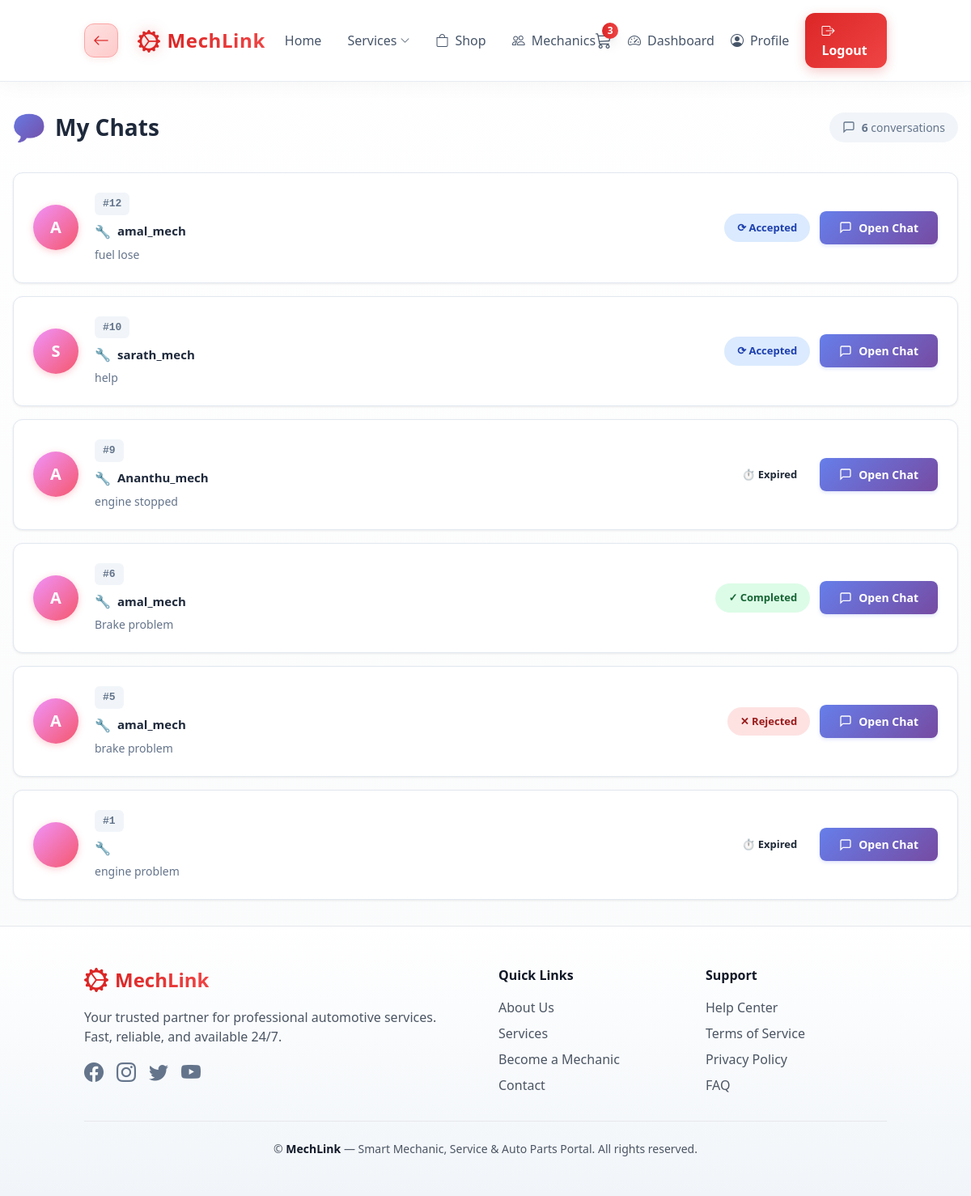
/services/chats/ (signed in), run on the app's committed database.
### services/models.py (models this page shows, shortened)
class ServiceRequest(models.Model):
    STATUS_CHOICES = [
        ('pending', 'Pending'),
        ('accepted', 'Accepted'),
        ('in_progress', 'In Progress'),
        ('completed', 'Completed'),
        ('rejected', 'Rejected'),
        ('expired', 'Expired'),
    ]
    MECHANIC_TYPE_CHOICES = [
        ('two_wheeler', 'Two-Wheeler Mechanic'),
        ('automotive', 'Automotive Mechanic'),
        ('heavy_vehicle', 'Heavy Vehicle Mechanic'),
    ]
    user = models.ForeignKey(
        CustomUser,
        on_delete=models.CASCADE,
        related_name='service_requests'
    )
    mechanic = models.ForeignKey(
        CustomUser,
        on_delete=models.SET_NULL,
        null=True,
        blank=True,
        related_name='assigned_requests'
    )
    issue_description = models.TextField()
    location = models.CharField(max_length=255)
    mechanic_type = models.CharField(max_length=50, choices=MECHANIC_TYPE_CHOICES,default='automotive')
    latitude = models.FloatField(null=True, blank=True)
    longitude = models.FloatField(null=True, blank=True)
    status = models.CharField(max_length=20, choices=STATUS_CHOICES, default='pending')
    created_at = models.DateTimeField(auto_now_add=True)
    rating = models.IntegerField(null=True, blank=True)
    feedback = models.TextField(blank=True, null=True)
    class Meta:
        ordering = ['-created_at']

### users/models.py (models this page shows, shortened)
class CustomUser(AbstractUser):
    ROLE_CHOICES = [
        ('admin', 'Admin'),
        ('mechanic', 'Mechanic'),
        ('customer', 'Customer'),
    ]
    role = models.CharField(max_length=20, choices=ROLE_CHOICES, default='customer')
    phone = models.CharField(max_length=15, blank=True, null=True)
    address = models.TextField(blank=True, null=True)
    location = models.CharField(max_length=255, blank=True, null=True)  # ✅ Added
    pincode = models.CharField(max_length=10, blank=True, null=True)     # ✅ Added
    latitude = models.FloatField(blank=True, null=True)
    longitude = models.FloatField(blank=True, null=True)
    def is_customer(self):
        return self.role == 'customer'

### services/views.py (the view)
# urls.py: path("chats/", views.chat_list, name="chat_list"),
@login_required
def chat_list(request):
    if request.user.role == "mechanic":
        service_requests = ServiceRequest.objects.filter(mechanic=request.user)
    else:
        service_requests = ServiceRequest.objects.filter(user=request.user)
    return render(request, "services/chat_list.html", {"service_requests": service_requests})

### templates/services/chat_list.html (shortened to what this page needs)
{% extends 'base.html' %}
{% block content %}
<div class="chats-container">
    <div class="chats-header">
        <div class="chats-title">
            <span class="chats-title-icon">💬</span>
            <div>
                <h3>My Chats</h3>
            </div>
        </div>
        {% if service_requests %}
        <div class="chats-stats">
            <svg width="16" height="16" viewBox="0 0 24 24" fill="none" stroke="currentColor" stroke-width="2">
                <path d="M21 15a2 2 0 0 1-2 2H7l-4 4V5a2 2 0 0 1 2-2h14a2 2 0 0 1 2 2z"></path>
            </svg>
            <span><strong>{{ service_requests|length }}</strong> conversation{{ service_requests|length|pluralize }}</span>
        </div>
        {% endif %}
    </div>
    {% if service_requests %}
        <div class="chats-list">
            {% for req in service_requests %}
                <div class="chat-card">
                    <div class="chat-avatar">
                        {{ req.mechanic.username|first|upper }}
                    </div>
                    <div class="chat-info">
                        <div class="chat-header-row">
                            <span class="chat-id">#{{ req.id }}</span>
                        </div>
                        <div class="chat-mechanic">
                            <span class="mechanic-icon">🔧</span>
                            <span>{{ req.mechanic.username }}</span>
                        </div>
                        <p class="chat-issue">{{ req.issue_description }}</p>
                    </div>
                    <div class="chat-actions">
                        <span class="status-badge status-{{ req.status }}">
                            {% if req.status == 'completed' %}
                                ✓ {{ req.status|title }}
                            {% elif req.status == 'rejected' %}
                                ✕ {{ req.status|title }}
                            {% elif req.status == 'accepted' %}
                                ⟳ {{ req.status|title }}
                            {% else %}
                                ⏱ {{ req.status|title }}
                            {% endif %}
                        </span>
                        <a href="{% url 'chat_view' req.id %}" class="chat-button">
                            <svg width="16" height="16" viewBox="0 0 24 24" fill="none" stroke="currentColor" stroke-width="2">
                                <path d="M21 15a2 2 0 0 1-2 2H7l-4 4V5a2 2 0 0 1 2-2h14a2 2 0 0 1 2 2z"></path>
                            </svg>
                            Open Chat
                        </a>
                    </div>
                </div>
            {% endfor %}
        </div>
    {% else %}
        <div class="empty-state">
            <div class="empty-state-icon">💭</div>
            <h4>No Active Chats</h4>
            <p>You don't have any conversations yet. Request a service to start chatting with mechanics.</p>
        </div>
    {% endif %}
</div>
{% endblock %}

### templates/base.html (style rules this page uses)
body { background: linear-gradient(180deg, #ffffff 0%, #f8fafc 100%); }
body, html { padding: 0 !important; margin: 0 !important; }

### templates/services/chat_list.html (style rules this page uses)
.chats-container { max-width: 1200px; margin: 2rem auto; padding: 0 1rem; }
.chats-header { margin-bottom: 2rem; display: flex; align-items: center; justify-content: space-between; flex-wrap: wrap; gap: 1rem; }
.chats-title { display: flex; align-items: center; gap: 0.75rem; margin: 0; }
.chats-title-icon { font-size: 2rem; background: linear-gradient(135deg, #667eea 0%, #764ba2 100%); -webkit-background-clip: text; -webkit-text-fill-color: transparent; background-clip: text; }
.chats-title h3 { margin: 0; font-size: 1.75rem; font-weight: 700; color: #1e293b; }
.chats-stats { display: flex; gap: 0.5rem; align-items: center; font-size: 0.875rem; color: #64748b; padding: 0.5rem 1rem; background: #f1f5f9; border-radius: 2rem; }
.chat-card { background: white; border-radius: 12px; padding: 1.5rem; margin-bottom: 1rem; box-shadow: 0 1px 3px rgba(0,0,0,0.08); transition: all 0.3s ease; border: 1px solid #e2e8f0; display: flex; align-items: center; gap: 1.25rem; position: relative; overflow: hidden; }
.chat-card::before { content: ''; position: absolute; left: 0; top: 0; bottom: 0; width: 4px; background: linear-gradient(135deg, #667eea 0%, #764ba2 100%); opacity: 0; transition: opacity 0.3s; }
.chat-avatar { width: 56px; height: 56px; border-radius: 50%; background: linear-gradient(135deg, #f093fb 0%, #f5576c 100%); display: flex; align-items: center; justify-content: center; color: white; font-size: 1.25rem; font-weight: 700; flex-shrink: 0; box-shadow: 0 2px 8px rgba(245, 87, 108, 0.3); }
.chat-info { flex: 1; min-width: 0; }
.chat-header-row { display: flex; align-items: center; justify-content: space-between; gap: 1rem; margin-bottom: 0.5rem; flex-wrap: wrap; }
.chat-id { font-size: 0.8125rem; font-weight: 600; color: #64748b; font-family: 'Courier New', monospace; background: #f1f5f9; padding: 0.25rem 0.625rem; border-radius: 0.375rem; }
.chat-mechanic { display: flex; align-items: center; gap: 0.5rem; font-size: 0.9375rem; color: #1e293b; font-weight: 600; margin-bottom: 0.375rem; }
.mechanic-icon { font-size: 1rem; }
.chat-issue { color: #64748b; font-size: 0.875rem; line-height: 1.5; margin: 0; overflow: hidden; text-overflow: ellipsis; display: -webkit-box; -webkit-line-clamp: 2; -webkit-box-orient: vertical; }
.chat-actions { display: flex; align-items: center; gap: 0.75rem; flex-shrink: 0; }
.status-badge { padding: 0.5rem 1rem; border-radius: 2rem; font-size: 0.8125rem; font-weight: 600; text-transform: capitalize; white-space: nowrap; }
.status-accepted { background: #dbeafe; color: #1e40af; }
.status-completed { background: #dcfce7; color: #166534; }
.status-rejected { background: #fee2e2; color: #991b1b; }
.chat-button { padding: 0.625rem 1.5rem; border-radius: 0.5rem; font-size: 0.875rem; font-weight: 600; border: none; background: linear-gradient(135deg, #667eea 0%, #764ba2 100%); color: white; text-decoration: none; display: inline-flex; align-items: center; gap: 0.5rem; transition: all 0.2s; box-shadow: 0 2px 4px rgba(102, 126, 234, 0.2); }

### data on the page
ServiceRequest: mechanic.username|first "A", id "12", mechanic.username "amal_mech", issue_description "fuel lose", status "Accepted"
ServiceRequest: mechanic.username|first "S", id "10", mechanic.username "sarath_mech", issue_description "help", status "Accepted"
ServiceRequest: mechanic.username|first "A", id "9", mechanic.username "Ananthu_mech", issue_description "engine stopped", status "Expired"
ServiceRequest: mechanic.username|first "A", id "6", mechanic.username "amal_mech", issue_description "Brake problem", status "Completed"
ServiceRequest: mechanic.username|first "A", id "5", mechanic.username "amal_mech", issue_description "brake problem", status "Rejected"
ServiceRequest: id "1", issue_description "engine problem", status "Expired"

### other printed values
{{ service_requests|length }} "6"
